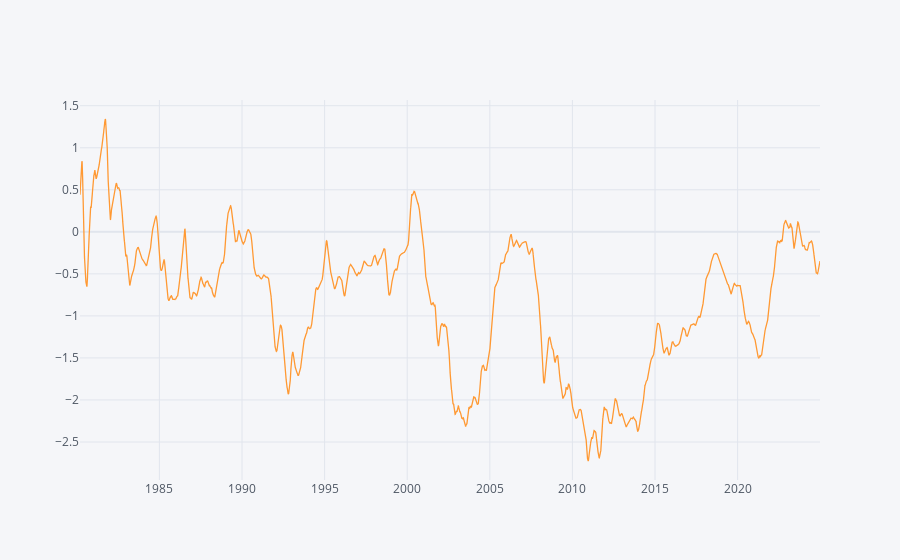

The notebook cell saved with this chart:
### Code cell
# Plot the difference 
df[['DiffSMA']].iplot(kind='line')

### Figure 1 — Plotly figure (JSON) as saved in the notebook; plotly's stock layout.template omitted (floating-point values rounded to 4 significant figures; data arrays with more than 128 entries replaced by an {"elided": "..."} marker saying what was removed)
{"data": [{"line": {"color": "rgba(255, 153, 51, 1.0)", "dash": "solid", "shape": "linear", "width": 1.3}, "mode": "lines", "name": "DiffSMA", "text": "", "type": "scatter", "x": {"elided": "11199 str values"}, "y": {"elided": "11199 float values"}}], "layout": {"legend": {"bgcolor": "#F5F6F9", "font": {"color": "#4D5663"}}, "paper_bgcolor": "#F5F6F9", "plot_bgcolor": "#F5F6F9", "title": {"font": {"color": "#4D5663"}}, "xaxis": {"gridcolor": "#E1E5ED", "showgrid": true, "tickfont": {"color": "#4D5663"}, "title": {"font": {"color": "#4D5663"}, "text": ""}, "zerolinecolor": "#E1E5ED"}, "yaxis": {"gridcolor": "#E1E5ED", "showgrid": true, "tickfont": {"color": "#4D5663"}, "title": {"font": {"color": "#4D5663"}, "text": ""}, "zerolinecolor": "#E1E5ED"}}}
